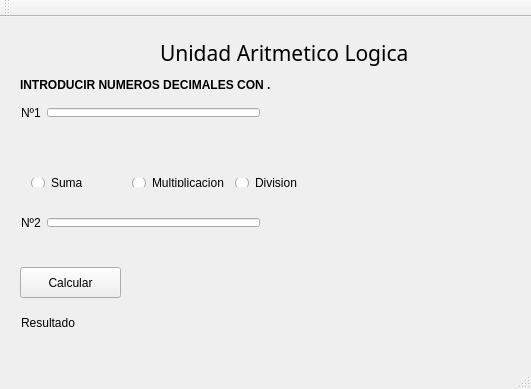
<?xml version="1.0" encoding="UTF-8"?>
<ui version="4.0">
 <class>MainWindow</class>
 <widget class="QMainWindow" name="MainWindow">
  <property name="geometry">
   <rect>
    <x>0</x>
    <y>0</y>
    <width>531</width>
    <height>389</height>
   </rect>
  </property>
  <property name="windowTitle">
   <string>MainWindow</string>
  </property>
  <widget class="QWidget" name="centralWidget">
   <widget class="QLabel" name="label">
    <property name="geometry">
     <rect>
      <x>160</x>
      <y>10</y>
      <width>261</width>
      <height>51</height>
     </rect>
    </property>
    <property name="font">
     <font>
      <family>MV Boli</family>
      <pointsize>16</pointsize>
     </font>
    </property>
    <property name="text">
     <string>Unidad Aritmetico Logica</string>
    </property>
   </widget>
   <widget class="QWidget" name="horizontalLayoutWidget">
    <property name="geometry">
     <rect>
      <x>10</x>
      <y>290</y>
      <width>491</width>
      <height>31</height>
     </rect>
    </property>
    <layout class="QHBoxLayout" name="horizontalLayout">
     <item>
      <widget class="QLabel" name="label_4">
       <property name="text">
        <string>Resultado</string>
       </property>
      </widget>
     </item>
     <item>
      <widget class="QLabel" name="nRes">
       <property name="text">
        <string/>
       </property>
      </widget>
     </item>
     <item>
      <widget class="QLabel" name="resIee">
       <property name="text">
        <string/>
       </property>
      </widget>
     </item>
     <item>
      <widget class="QLabel" name="ResHex">
       <property name="text">
        <string/>
       </property>
      </widget>
     </item>
    </layout>
   </widget>
   <widget class="QWidget" name="horizontalLayoutWidget_2">
    <property name="geometry">
     <rect>
      <x>10</x>
      <y>80</y>
      <width>261</width>
      <height>31</height>
     </rect>
    </property>
    <layout class="QHBoxLayout" name="horizontalLayout_2">
     <item>
      <widget class="QLabel" name="label_2">
       <property name="text">
        <string>Nº1</string>
       </property>
      </widget>
     </item>
     <item>
      <widget class="QLineEdit" name="n1"/>
     </item>
    </layout>
   </widget>
   <widget class="QWidget" name="horizontalLayoutWidget_3">
    <property name="geometry">
     <rect>
      <x>30</x>
      <y>110</y>
      <width>481</width>
      <height>21</height>
     </rect>
    </property>
    <layout class="QHBoxLayout" name="horizontalLayout_3">
     <item>
      <widget class="QLabel" name="n1Iee">
       <property name="font">
        <font>
         <pointsize>12</pointsize>
         <weight>75</weight>
         <bold>true</bold>
        </font>
       </property>
       <property name="text">
        <string/>
       </property>
      </widget>
     </item>
     <item>
      <widget class="QLabel" name="n1Hex">
       <property name="text">
        <string/>
       </property>
      </widget>
     </item>
    </layout>
   </widget>
   <widget class="QWidget" name="horizontalLayoutWidget_4">
    <property name="geometry">
     <rect>
      <x>10</x>
      <y>190</y>
      <width>261</width>
      <height>31</height>
     </rect>
    </property>
    <layout class="QHBoxLayout" name="horizontalLayout_4">
     <item>
      <widget class="QLabel" name="label_3">
       <property name="text">
        <string>Nº2</string>
       </property>
      </widget>
     </item>
     <item>
      <widget class="QLineEdit" name="n2"/>
     </item>
    </layout>
   </widget>
   <widget class="QWidget" name="horizontalLayoutWidget_5">
    <property name="geometry">
     <rect>
      <x>30</x>
      <y>220</y>
      <width>481</width>
      <height>21</height>
     </rect>
    </property>
    <layout class="QHBoxLayout" name="horizontalLayout_5">
     <item>
      <widget class="QLabel" name="n2Iee">
       <property name="font">
        <font>
         <pointsize>12</pointsize>
         <weight>75</weight>
         <bold>true</bold>
        </font>
       </property>
       <property name="text">
        <string/>
       </property>
      </widget>
     </item>
     <item>
      <widget class="QLabel" name="n2Hex">
       <property name="text">
        <string/>
       </property>
      </widget>
     </item>
    </layout>
   </widget>
   <widget class="QWidget" name="horizontalLayoutWidget_6">
    <property name="geometry">
     <rect>
      <x>20</x>
      <y>150</y>
      <width>321</width>
      <height>31</height>
     </rect>
    </property>
    <layout class="QHBoxLayout" name="horizontalLayout_6">
     <item>
      <widget class="QRadioButton" name="bSuma">
       <property name="text">
        <string>Suma</string>
       </property>
      </widget>
     </item>
     <item>
      <widget class="QRadioButton" name="bMultiplicacion">
       <property name="text">
        <string>Multiplicacion</string>
       </property>
      </widget>
     </item>
     <item>
      <widget class="QRadioButton" name="bDivision">
       <property name="text">
        <string>Division</string>
       </property>
      </widget>
     </item>
    </layout>
   </widget>
   <widget class="QPushButton" name="pushButton">
    <property name="geometry">
     <rect>
      <x>20</x>
      <y>250</y>
      <width>101</width>
      <height>31</height>
     </rect>
    </property>
    <property name="text">
     <string>Calcular</string>
    </property>
   </widget>
   <widget class="QLabel" name="label_5">
    <property name="geometry">
     <rect>
      <x>20</x>
      <y>60</y>
      <width>261</width>
      <height>16</height>
     </rect>
    </property>
    <property name="font">
     <font>
      <weight>75</weight>
      <bold>true</bold>
     </font>
    </property>
    <property name="text">
     <string>INTRODUCIR NUMEROS DECIMALES CON .</string>
    </property>
   </widget>
  </widget>
  <widget class="QMenuBar" name="menuBar">
   <property name="geometry">
    <rect>
     <x>0</x>
     <y>0</y>
     <width>531</width>
     <height>21</height>
    </rect>
   </property>
  </widget>
  <widget class="QToolBar" name="mainToolBar">
   <attribute name="toolBarArea">
    <enum>TopToolBarArea</enum>
   </attribute>
   <attribute name="toolBarBreak">
    <bool>false</bool>
   </attribute>
  </widget>
  <widget class="QStatusBar" name="statusBar"/>
 </widget>
 <layoutdefault spacing="6" margin="11"/>
 <resources/>
 <connections/>
</ui>
